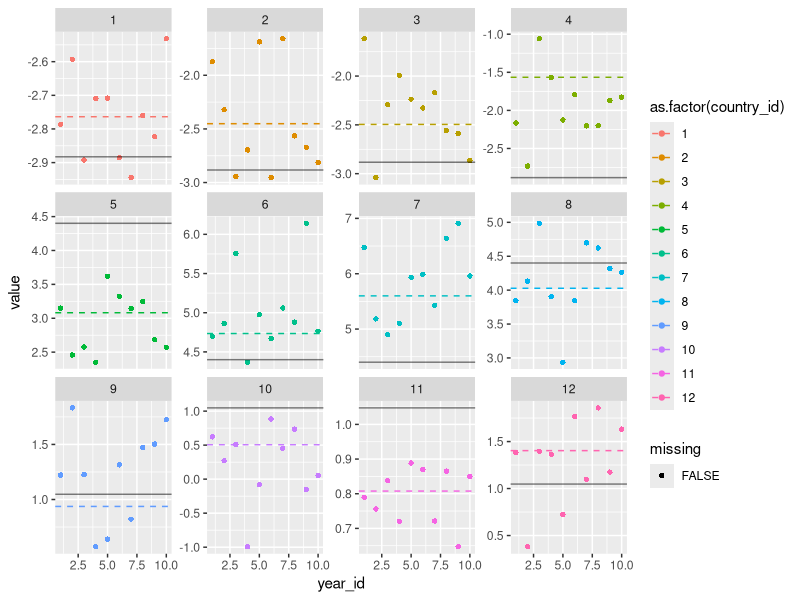
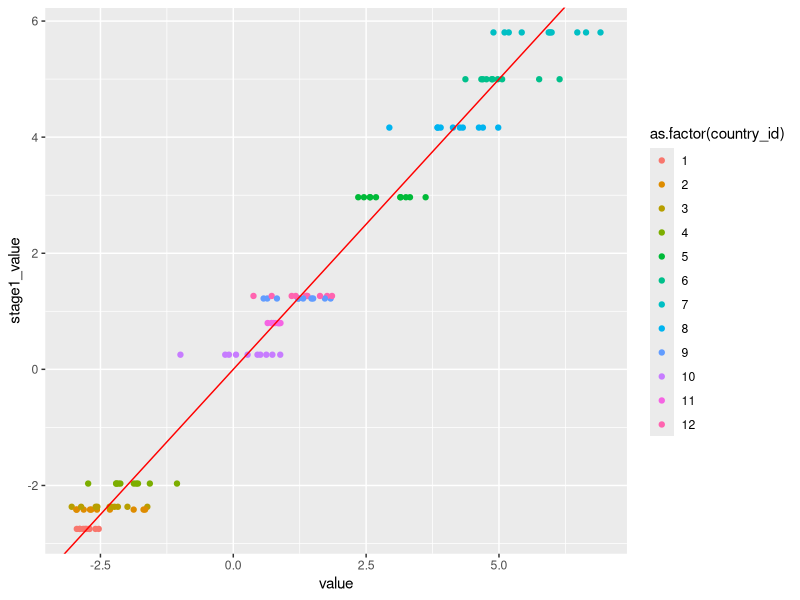
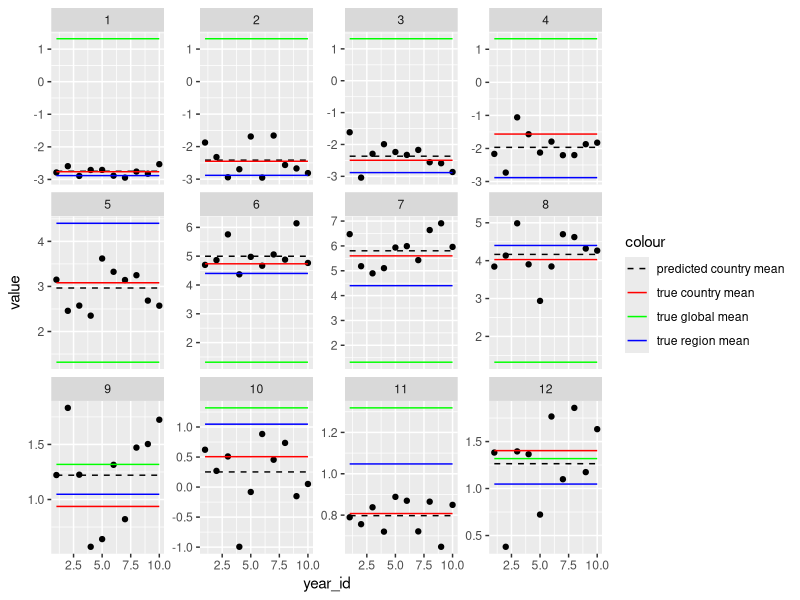
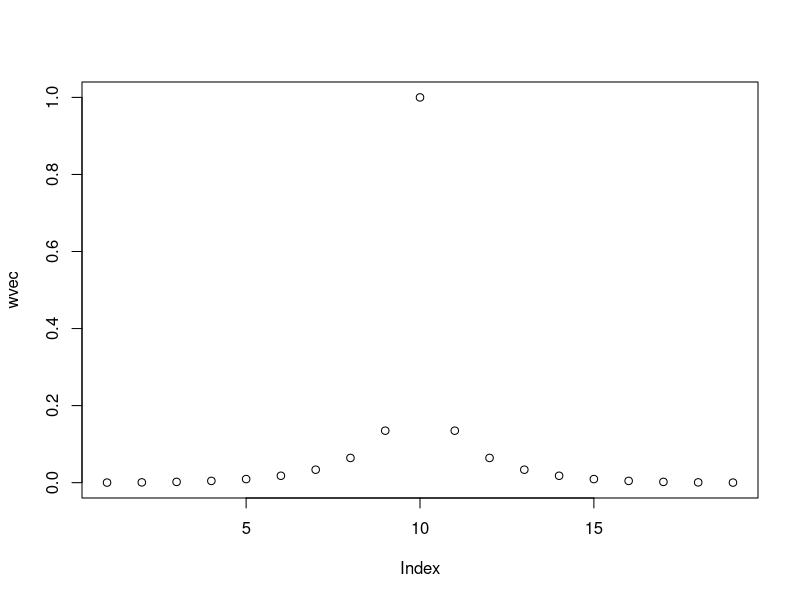
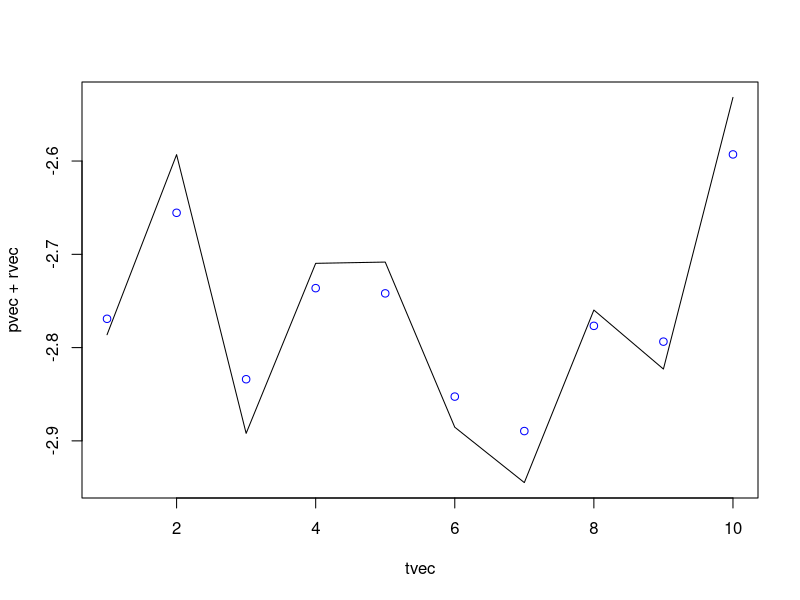
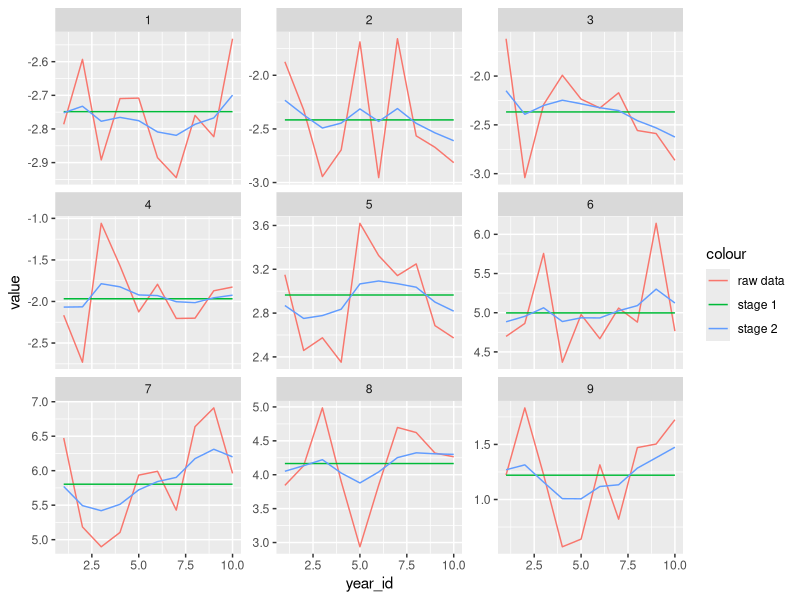

Here is the R script that generated these plots, in order:
library(data.table)
library(ggplot2)


# https://www.thelancet.com/journals/lancet/article/PIIS0140-6736(24)00476-8/fulltext
# suppl appendix 2, pg 15


sim_stgpr_data <- function(
        nregion = 3,
        ncountry_per_region = 4,
        nyear = 10,
        global_mean = NA,
        global_variance = NA,
        region_means = NA,
        region_variances = NA,
        country_means = NA,
        country_variances = NA,
        seed = sample.int(1e5, 1)
) {
    set.seed(seed)
    ncountry <- nregion * ncountry_per_region
    dat <- data.table(
        region_id = rep(1:nregion, each = ncountry_per_region * nyear),
        country = rep(1:ncountry_per_region, times = nregion * nyear)
    )
    dat[, country_id := .GRP, by = .(region_id, country)]
    dat[, country := NULL]
    dat[, year_id := rep(1:nyear), by = country_id]
    
    reg2country <- unique(dat[, .(region_id, country_id)])
    
    # global
    global_mean <- if (is.na(global_mean)) {
        rnorm(1, 3, 3)
    } else {
        global_mean
    }
    global_variance <- if (is.na(global_variance)) {
        rgamma(1, 6, 2)
    } else {
        global_variance
    }
    
    # region level
    region_means <- if (any(is.na(region_means))) {
        rnorm(nregion, global_mean, global_variance)
    } else {
        region_means
    }
    stopifnot(length(region_means) == nregion)
    # within region variance
    region_variances <- if (any(is.na(region_variances))) {
        rgamma(nregion, 3, 2)
    } else {
        region_variances
    }
    stopifnot(length(region_variances) == nregion)
    
    # country level
    country_means <- if (any(is.na(country_means))) {
        MASS::mvrnorm(
            n = 1,
            mu = region_means[reg2country$region_id],
            Sigma = diag(region_variances[reg2country$region_id])
        )
    } else {
        country_means
    }
    stopifnot(nrow(country_means) == ncountry)
    # within country variance
    country_variances <- if (any(is.na(country_variances))) {
        rgamma(ncountry, 1, 2)
    } else {
        country_variances
    }
    stopifnot(length(country_variances) == ncountry)
    
    # country values
    dat[, `:=` (
        global_mean = global_mean,
        global_variance = global_variance,
        region_mean = region_means[region_id],
        region_variance = region_variances[region_id],
        country_mean = country_means[country_id],
        country_variance = country_variances[country_id]
    )]
    dat[, value := rnorm(
        .N, country_mean[1], sqrt(country_variance[1])
    ), by = country_id]
    
    return(dat[])
}


assign_missing <- function(dat, n = NULL, prop = NULL) {
    if (!is.null(n) && !is.null(prop)) stop("specify 'n' or 'prop'")
    size <- if (!is.null(n)) n else ceiling(nrow(dat) * prop)
    ix <- sample.int(nrow(dat), size = size)
    dat[, missing := FALSE]
    dat[ix, missing := TRUE]
    return(dat[])
}



dat <- sim_stgpr_data(
    nregion = 3,
    ncountry_per_region = 4,
    nyear = 10,
    seed = 123
)
dat <- assign_missing(dat, prop = 0)


ggplot(dat, aes(x = year_id, y = value, color = as.factor(country_id))) +
    geom_point(aes(shape = missing)) +
    geom_hline(
        data = dat[, .(country_mean = country_mean[1]),
                   by = .(region_id, country_id)],
        aes(yintercept = country_mean, color = as.factor(country_id)),
        linetype = "dashed"
    ) +
    geom_hline(
        data = dat[, .(region_mean = region_mean[1]),
                   by = .(country_id)],
        aes(yintercept = region_mean),
        linetype = "solid", alpha = 0.5
    ) +
    facet_wrap(~country_id, scales = "free_y")





#
# stage 1: linear model prior
#
stage1 <- lme4::lmer(
    value ~ 1 + (1 | region_id / country_id),
    data = dat[missing == FALSE]
)
summary(stage1)

dat[, stage1_value := predict(stage1, newdata = dat)]

ggplot(dat, aes(x = value, y = stage1_value, color = as.factor(country_id))) +
    geom_point() +
    geom_abline(intercept = 0, slope = 1, color = "red")

ggplot(dat, aes(x = year_id)) +
    geom_point(aes(y = value)) +
    geom_line(aes(y = stage1_value, color = "predicted country mean"),
              linetype = "dashed") +
    geom_line(
        data = unique(dat[, .(year_id, country_id, country_mean)]),
        aes(y = country_mean, color = "true country mean"),
    ) +
    geom_line(
        data = unique(dat[, .(year_id, country_id, region_mean)]),
        aes(y = region_mean, color = "true region mean"),
    ) +
    geom_line(
        data = unique(dat[, .(year_id, country_id, global_mean)]),
        aes(y = global_mean, color = "true global mean"),
    ) +
    facet_wrap(~country_id, scales = "free_y") +
    scale_color_manual(
        values = c("predicted country mean" = "black",
                   "true country mean" = "red",
                   "true region mean" = "blue",
                   "true global mean" = "green")
    )




#
# stage 2: space-time smoothing
#
setorder(dat, year_id)
dat[, residual := value - stage1_value]


weights_time_smooth <- function(tvec, lambda) {
    #' tvec: time vector
    tops <- numeric(length(tvec))
    for (t in seq_along(tvec)) {
        tops[t] <- abs(tvec[t] - tvec[1])
    }
    w <- (1 - ( tops / (1 + which.max(tops)) ) ^ lambda)^3
    w <- c(rev(w), w[-1])
    return(w)
}

time_smooth_resid <- function(tvec, rvec, lambda = NULL, wvec = NULL) {
    if (is.null(wvec)) {
        if (is.null(lambda)) stop("specify 'lambda' or 'wvec'")
        wvec <- weights_time_smooth(tvec, lambda)
    }
    stopifnot(length(tvec) == length(rvec))
    stopifnot(length(wvec) == 2 * length(rvec) - 1)
    # find center of weights
    center <- which(wvec == max(wvec))
    # calculate weighted residuals
    out <- numeric(length(rvec))
    for (i in seq_along(tvec)) {
        # generate sliding window
        window_ix <- seq(center - tvec[i] + 1, length(wvec) - tvec[i] + 1)
        # normalize weights
        wp <- wvec[window_ix] / sum(wvec[window_ix])
        # weighted sum
        out[i] <- drop(wp %*% rvec) # sum(wp * rvec)
    }
    return(out)
}


### example
# higher lambda means more smoothing across time
wvec <- weights_time_smooth(seq(1, 10), lambda = 0.3)
plot(wvec)
rvec <- dat[country_id == 1, residual]
tvec <- dat[country_id == 1, year_id] 
pvec <- dat[country_id == 1, stage1_value]
out <- time_smooth_resid(tvec, rvec, wvec = wvec)

plot(tvec, pvec + rvec, type = "l")
points(tvec, pvec + out, col = "blue")
### 

time_weights <- weights_time_smooth(seq(1, max(dat$year_id)), lambda = 0.7)

setorder(dat, year_id)
dat[, resid_smooth := time_smooth_resid(year_id, residual, wvec = time_weights),
    by = country_id]

dat[country_id %in% 1:9,
    .(year_id, country_id, value, stage1_value,
      s2 = stage1_value + resid_smooth)] |>
    ggplot(aes(x = year_id)) +
    geom_line(aes(y = value, color = "raw data")) +
    geom_line(aes(y = stage1_value, color = "stage 1")) +
    geom_line(aes(y = s2, color = "stage 2")) +
    facet_wrap(~country_id, scales = "free_y")


# spatial smoothing...



# GPR






























